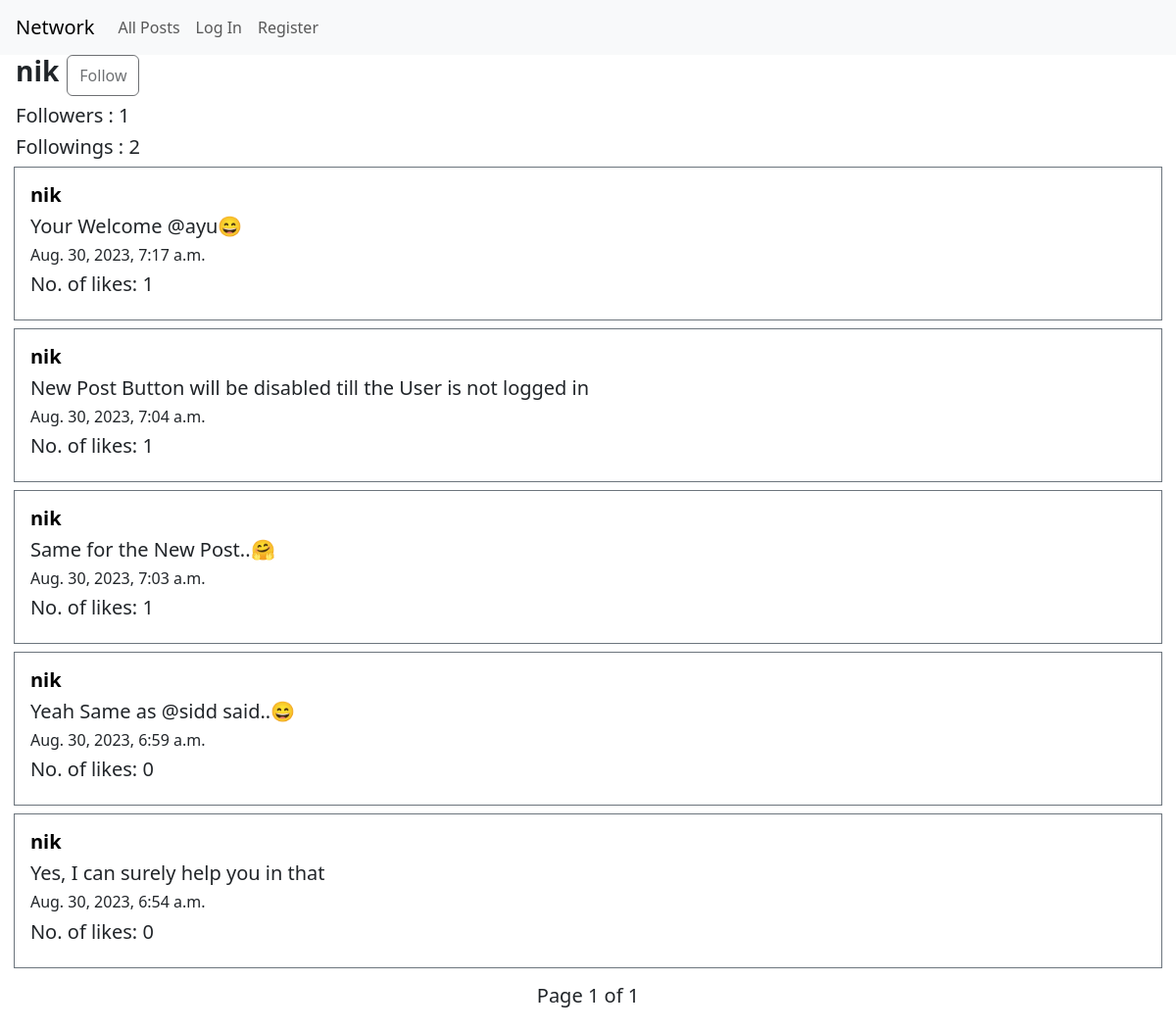
Screenshot of /user/nik with the database file from the repository.
### network/models.py (models this page shows, shortened)
class User(AbstractUser):
    posts=models.ManyToManyField(Post, blank=True, related_name="posted_by")
    liked=models.ManyToManyField(Post, blank=True, related_name="liked_by")
    followers=models.ManyToManyField("self", blank=True,symmetrical=False, related_name="follower")
    followings=models.ManyToManyField("self", blank=True,symmetrical=False, related_name="following")

class Post(models.Model):
    user = models.CharField(max_length=50)
    body = models.CharField(max_length=500)
    likes = models.IntegerField(default=0)
    is_liked = models.BooleanField(default=False)
    timestamp = models.DateTimeField(auto_now_add=True)

### network/views.py (the view)
# urls.py: path("user/<str:username>", views.user, name="user"),
def user(request,username):
    user=User.objects.get(username=username)
    followers=user.followers.all()
    posts=user.posts.order_by("-timestamp").all()
    if request.user.is_authenticated:
        for post in posts:
            if post in request.user.liked.all():
                post.is_liked=True
    if request.user in followers:
        msg='Unfollow'
    else:
        msg='Follow'
    paginator = Paginator(posts, 10)
    page_number = request.GET.get("page")
    page_obj = paginator.get_page(page_number)
    return render(request,'network/user.html',{'user':user,'page_obj':page_obj,
            'followers':len(followers),'followings':len(user.followings.all()),
            'flw':msg})

### network/templates/network/user.html (shortened to what this page needs)
{% extends "network/layout.html" %}
{% block body %}
    <div class="d-flex">
        <h3 class="mx-2 bold" id="main-usr">{{user.username}}</h3>
        {% if request.user.is_authenticated and request.user.username != user.username %}
        <button id="{{flw}}" type="button" class="btn {{flw}}" onclick="flw(this.id)">{{flw}}</button>
        {% else %}
        <button type="button" disabled class="btn {{flw}}" >{{flw}}</button>
        {% endif %}
    </div>
    <div class="mx-2 my-2">
        <h5>Followers : <span id="followers">{{followers}}</span> </h5>
        <h5>Followings : {{followings}}</h5>
    </div>
    {% for post in page_obj %}
    <div class="container border border-secondary ml-2 my-2 p-3 ">
        <h5 class="bold"><a class="usr" href="{% url 'user' post.user %}">{{post.user}}</a></h5>
        <div id="edit-sec{{post.id}}">
            <h5 id="post-body{{post.id}}">{{post.body}}</h5>
        </div>
        <h6>{{post.timestamp}}</h6>
        <div class="d-flex">
            {% if request.user.is_authenticated %}
                {% if post.is_liked %}
                <button id="like{{post.id}}" value="unlike" class="btn m-0 p-0  border-0" onclick="like(this.id,this.value)"><i class="fa-solid fa-heart heart"></i></button>
                {% else %}
                <button id="like{{post.id}}" value="like" class="btn m-0 p-0  border-0" onclick="like(this.id,this.value)"><i class="fa-regular fa-heart heart"></i></button>
                {% endif %}
                <h6 id="likes{{post.id}}" class="mx-1 pt-2">{{post.likes}}</h6>
            {% else %}
            <h5>No. of likes: {{post.likes}} </h5>
            {% endif %}
        </div>
    </div>
    {% empty %}
    <h4 class="my-4 mx-2">Nothing To Show..</h4>
    {% endfor %}
    <nav aria-label="Page navigation example">
        <ul class="pagination justify-content-center">
            <li class="page-item">
                <h5 class="my-2 mx-2">Page {{ page_obj.number }} of {{ page_obj.paginator.num_pages }} </h5>
            </li>
        </ul>
    </nav>
{% endblock %}
{% block script %}
{% load static %}
{% endblock %}

### network/static/network/styles.css (style rules this page uses)
.bold { font-weight: bold; }
a.usr { color: black; text-decoration: none; }
.container { max-width: 99%; width: 1500px; }
.Follow { background-color: #007bff; color: white; }

### rows the page displays
User: username "nik"
Post: user "nik", body "Your Welcome @ayu😄", timestamp "Aug. 30, 2023, 7:17 a.m.", likes "1"
Post: user "nik", body "New Post Button will be disabled till the User is not logged in", timestamp "Aug. 30, 2023, 7:04 a.m.", likes "1"
Post: user "nik", body "Same for the New Post..🤗", timestamp "Aug. 30, 2023, 7:03 a.m.", likes "1"
Post: user "nik", body "Yeah Same as @sidd said..😄", timestamp "Aug. 30, 2023, 6:59 a.m.", likes "0"
Post: user "nik", body "Yes, I can surely help you in that", timestamp "Aug. 30, 2023, 6:54 a.m.", likes "0"

### other values shown
{{ flw }} "Follow"
{{ followers }} "1"
{{ followings }} "2"
{{ page_obj.number }} "1"
{{ page_obj.paginator.num_pages }} "1"
